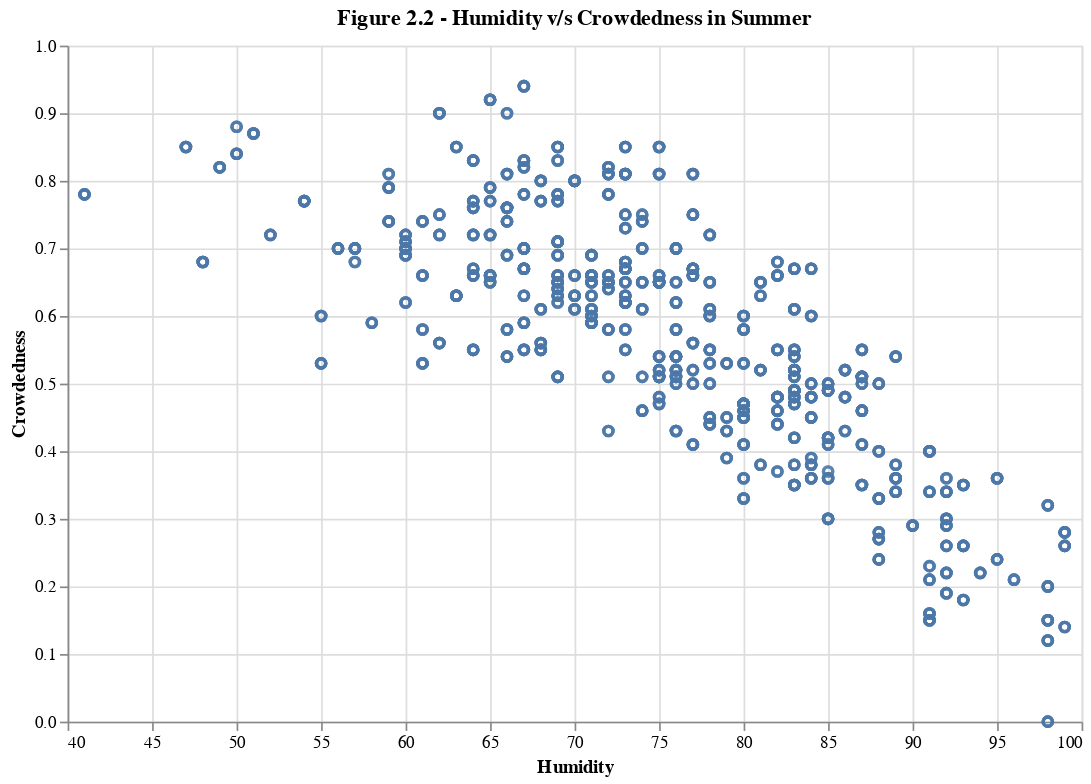

Write notebook code for a chart like this one.
### Code cell
summer_humidity_plot = alt.Chart(golf_summer_train, title="Figure 2.2 - Humidity v/s Crowdedness in Summer").mark_point().encode(
    x=alt.X('Humidity').title('Humidity').scale(zero=False),
    y='Crowdedness',
).properties(width=600, height=400) 

summer_humidity_plot

### Figure 1 — Vega-Lite specification as saved in the notebook (floating-point values rounded to 4 significant figures; data arrays with more than 128 entries replaced by an {"elided": "..."} marker saying what was removed)
{"config": {"view": {"continuousWidth": 300, "continuousHeight": 300}}, "data": {"name": "data-855bbf2e7998da94671b270949798df6"}, "mark": {"type": "point"}, "encoding": {"x": {"field": "Humidity", "scale": {"zero": false}, "title": "Humidity", "type": "quantitative"}, "y": {"field": "Crowdedness", "type": "quantitative"}}, "height": 400, "title": "Figure 2.2 - Humidity v/s Crowdedness in Summer", "width": 600, "$schema": "https://vega.github.io/schema/vega-lite/v5.16.3.json", "datasets": {"data-855bbf2e7998da94671b270949798df6": {"elided": "1480 records"}}}
